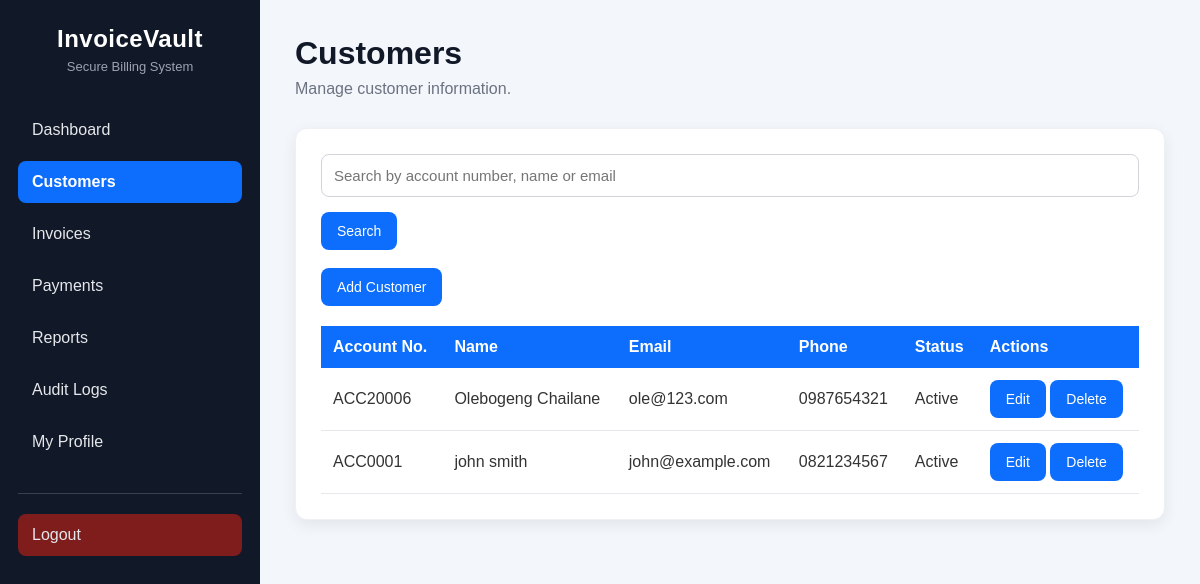
/customers.php (signed in), run on the app's committed database.
### tables this page shows
CREATE TABLE `customers` (
  `customer_id` int(11) NOT NULL,
  `first_name` varchar(50) NOT NULL,
  `last_name` varchar(50) NOT NULL,
  `email` varchar(100) DEFAULT NULL,
  `phone` varchar(20) DEFAULT NULL,
  `address` text DEFAULT NULL,
  `city` varchar(50) DEFAULT NULL,
  `province` varchar(50) DEFAULT NULL,
  `postal_code` varchar(10) DEFAULT NULL,
  `account_status` enum('Active','Inactive') DEFAULT 'Active',
  `account_number` varchar(30) NOT NULL,
  `created_at` timestamp NOT NULL DEFAULT current_timestamp()
);

### customers.php (the view, shortened to what this page needs)
<?php
include 'config/db.php';
$search = "";
if (isset($_GET['search'])) {
    $search = trim($_GET['search']);
    $stmt = $conn->prepare("
        SELECT * FROM customers
        WHERE account_number LIKE ?
        OR first_name LIKE ?
        OR last_name LIKE ?
        OR email LIKE ?
        ORDER BY customer_id DESC
    ");
    $like = "%".$search."%";
    $stmt->bind_param("ssss",$like,$like,$like,$like);
    $stmt->execute();
    $result = $stmt->get_result();
} else {
    $result = $conn->query("
        SELECT *
        FROM customers
        ORDER BY customer_id DESC
    ");
}
?>
<!DOCTYPE html>
<html lang="en">
<head>
<link rel="stylesheet" href="assets/css/style.css">
</head>
<body>
<div class="dashboard-container">
<?php include 'includes/sidebar.php'; ?>
<div class="main-content">
<div class="header">
<h1>Customers</h1>
<p>Manage customer information.</p>
</div>
<div class="table-section">
<form method="GET">
<input
type="text"
name="search"
placeholder="Search by account number, name or email"
value="<?php echo htmlspecialchars($search); ?>">
<button type="submit">Search</button>
</form>
<br>
<a href="add_customer.php">
<button type="button">Add Customer</button>
</a>
<table>
<tr>
<th>Account No.</th>
<th>Name</th>
<th>Email</th>
<th>Phone</th>
<th>Status</th>
<th>Actions</th>
</tr>
<?php
if ($result->num_rows > 0) {
    while ($row = $result->fetch_assoc()) {
?>
<tr>
<td><?php echo htmlspecialchars($row['account_number']); ?></td>
<td><?php echo htmlspecialchars($row['first_name'] . " " . $row['last_name']); ?></td>
<td><?php echo htmlspecialchars($row['email']); ?></td>
<td><?php echo htmlspecialchars($row['phone']); ?></td>
<td><?php echo htmlspecialchars($row['account_status']); ?></td>
<td>
<a href="edit_customer.php?id=<?php echo $row['customer_id']; ?>">
<button type="button">Edit</button>
</a>
<a href="delete_customer.php?id=<?php echo $row['customer_id']; ?>"
onclick="return confirm('Are you sure you want to delete this customer?');">
<button type="button">Delete</button>
</a>
</td>
</tr>
<?php
    }
} else {
?>
<tr>
<td colspan="6">No customers found.</td>
</tr>
<?php
}
?>
</table>
</div>
</div>
</div>
</body>
</html>

### assets/css/style.css (style rules this page uses)
* { margin:0; padding:0; box-sizing:border-box; font-family:Arial, Helvetica, sans-serif; }
body { background:#f3f6fb; color:#333; }
a { text-decoration:none; }
input, select { width:100%; padding:12px; margin-bottom:15px; border:1px solid #d1d5db; border-radius:8px; font-size:15px; background:#fff; }
button { padding:11px 16px; border:none; border-radius:8px; background:#0d6efd; color:#fff; cursor:pointer; font-size:14px; transition:.2s ease; width:auto; }
.dashboard-container { display:flex; min-height:100vh; }
.main-content { flex:1; padding:35px; overflow-x:auto; }
.header { margin-bottom:30px; }
.header h1 { margin-bottom:8px; color:#111827; }
.header p { color:#6b7280; }
.table-section { margin-top:30px; background:white; padding:25px; border-radius:12px; box-shadow:0 5px 15px rgba(0,0,0,.07); border:1px solid #eef0f4; }
table { width:100%; border-collapse:collapse; margin-top:20px; }
table th { background:#0d6efd; color:white; padding:12px; text-align:left; white-space:nowrap; }
table td { padding:12px; border-bottom:1px solid #e5e7eb; vertical-align:middle; }

### data on the page
customers: account_number "ACC20006", first_name+last_name "Olebogeng Chailane", email "ole@123.com", phone "0987654321", account_status "Active"
customers: account_number "ACC0001", first_name+last_name "john smith", email "john@example.com", phone "0821234567", account_status "Active"
